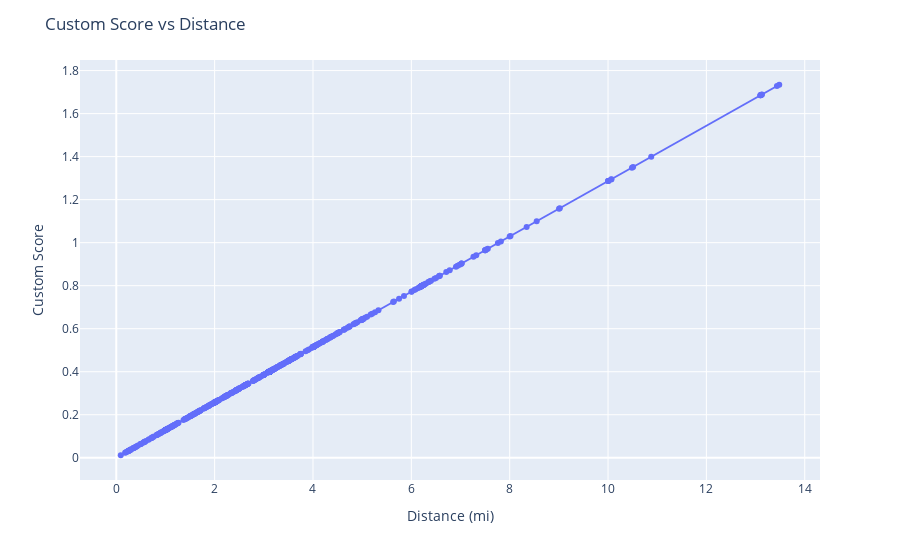

The code cell stored with this chart in its notebook:
### Code cell
# Import the necessary modules
import pandas as pd
from sklearn.linear_model import LinearRegression
import plotly.express as px

# Load the dataset from a CSV file
#df = pd.read_csv('running_data.csv')

# Select the relevant columns
df = df[['Distance (mi)', 'Avg Pace (min/mi)', 'Custom Score']]

# Clean the data by removing NaN values
df = df.dropna()

# Split the data into input and output variables
X = df[['Distance (mi)', 'Avg Pace (min/mi)']]
y = df['Custom Score']

# Fit a linear regression model to the data
reg = LinearRegression().fit(X, y)

# Print the regression coefficients and intercept
print("Regression coefficients:", reg.coef_)
print("Intercept:", reg.intercept_)

# Create a scatter plot of the data
fig = px.scatter(df, x='Distance (mi)', y='Custom Score')

# Plot the linear regression line
x_values = [X['Distance (mi)'].min(), X['Distance (mi)'].max()]
y_values = [reg.intercept_ + reg.coef_[0] * x_values[0], reg.intercept_ + reg.coef_[0] * x_values[1]]
fig.add_trace(px.line(x=x_values, y=y_values).data[0])

# Set the plot title and axes labels
fig.update_layout(title="Custom Score vs Distance", xaxis_title="Distance (mi)", yaxis_title="Custom Score")

# Show the plot
fig.show()

### Figure 1 — Plotly figure (JSON) as saved in the notebook; plotly's stock layout.template omitted (floating-point values rounded to 4 significant figures; data arrays with more than 128 entries replaced by an {"elided": "..."} marker saying what was removed)
{"data": [{"hovertemplate": "Distance (mi)=%{x}<br>Custom Score=%{y}<extra></extra>", "legendgroup": "", "marker": {"color": "#636efa", "symbol": "circle"}, "mode": "markers", "name": "", "orientation": "v", "showlegend": false, "type": "scatter", "x": {"elided": "745 float values"}, "xaxis": "x", "y": {"elided": "745 float values"}, "yaxis": "y"}, {"hovertemplate": "x=%{x}<br>y=%{y}<extra></extra>", "legendgroup": "", "line": {"color": "#636efa", "dash": "solid"}, "marker": {"symbol": "circle"}, "mode": "lines", "name": "", "orientation": "v", "showlegend": false, "type": "scatter", "x": [0.0906, 13.48], "xaxis": "x", "y": [0.01165, 1.734], "yaxis": "y"}], "layout": {"legend": {"tracegroupgap": 0}, "margin": {"t": 60}, "title": {"text": "Custom Score vs Distance"}, "xaxis": {"anchor": "y", "domain": [0, 1], "title": {"text": "Distance (mi)"}}, "yaxis": {"anchor": "x", "domain": [0, 1], "title": {"text": "Custom Score"}}}}
